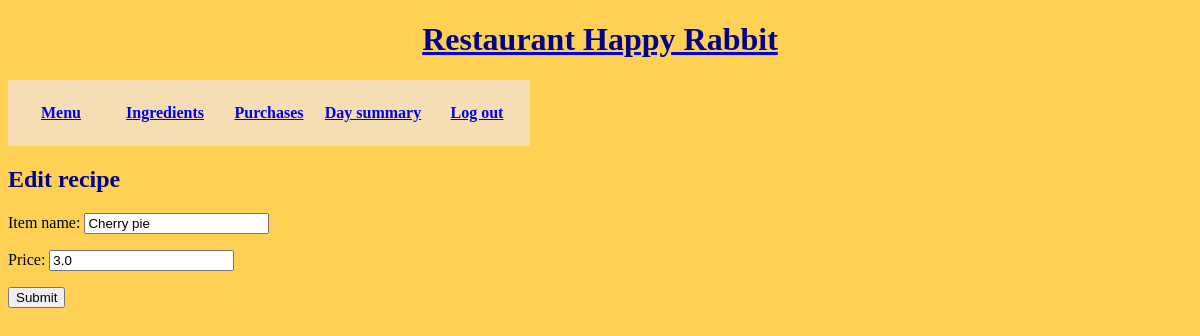
The page /menu/update/6 (signed in) on the database as committed earlier.
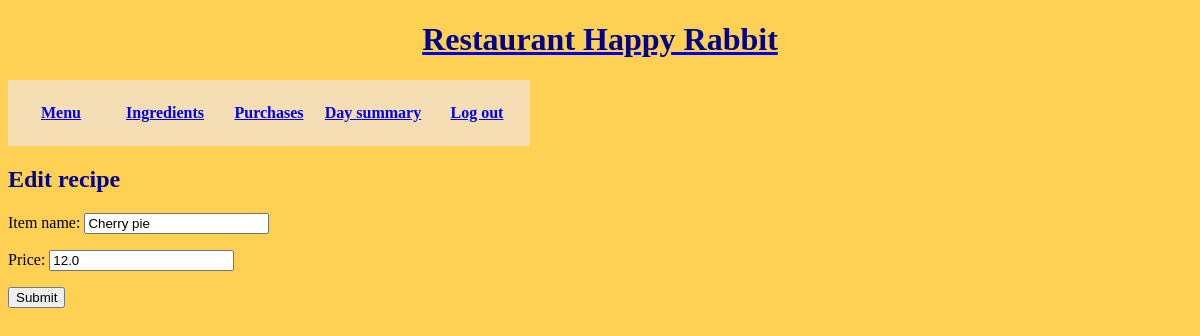
The same page on the database as committed later.
### Inventory/models.py (models this page shows, shortened)
class MenuItem(models.Model):
    item_name = models.CharField(max_length=30)
    price = models.FloatField(default=0.0)
    cost = models.FloatField(default=0.0)
    revenue = models.FloatField(default=0.0)

### Inventory/views.py (the view)
# urls.py: path('menu/update/<pk>', views.UpdateMenuItemView.as_view(),name='updatemenuitem'),
class UpdateMenuItemView(LoginRequiredMixin, UpdateView):
    model = MenuItem
    template_name = 'Inventory/update_menu_item.html'
    form_class = MenuForm
    success_url='/menu'

### Inventory/forms.py
class MenuForm(forms.ModelForm):
    class Meta:
        model = MenuItem
        fields = ('item_name','price')

### Inventory/templates/Inventory/update_menu_item.html (shortened to what this page needs)
{% extends 'Inventory/base.html' %}
{% load static %}
{% block content %}
<h2>Edit recipe</h2>
<form action="" method="post">
    {{ form.as_p }}
    <input type="submit"/>
</form>
{% endblock %}

Rows that differ between the two databases and show on the page:
changed MenuItem "Cherry pie": price "3.0" → "12.0"
